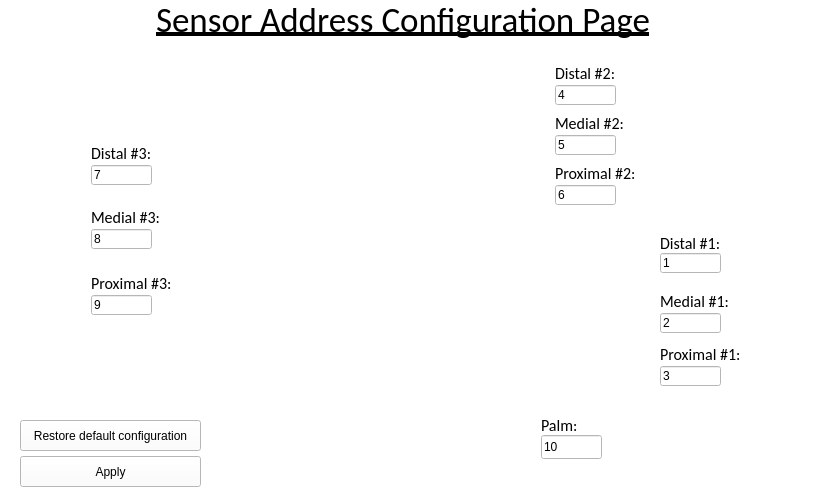
<?xml version="1.0" encoding="UTF-8"?>
<ui version="4.0">
 <class>AdressSettingWindow</class>
 <widget class="QWidget" name="AdressSettingWindow">
  <property name="geometry">
   <rect>
    <x>0</x>
    <y>0</y>
    <width>820</width>
    <height>500</height>
   </rect>
  </property>
  <property name="palette">
   <palette>
    <active>
     <colorrole role="WindowText">
      <brush brushstyle="SolidPattern">
       <color alpha="255">
        <red>0</red>
        <green>0</green>
        <blue>0</blue>
       </color>
      </brush>
     </colorrole>
     <colorrole role="Button">
      <brush brushstyle="SolidPattern">
       <color alpha="255">
        <red>255</red>
        <green>255</green>
        <blue>255</blue>
       </color>
      </brush>
     </colorrole>
     <colorrole role="Light">
      <brush brushstyle="SolidPattern">
       <color alpha="255">
        <red>255</red>
        <green>255</green>
        <blue>255</blue>
       </color>
      </brush>
     </colorrole>
     <colorrole role="Midlight">
      <brush brushstyle="SolidPattern">
       <color alpha="255">
        <red>255</red>
        <green>255</green>
        <blue>255</blue>
       </color>
      </brush>
     </colorrole>
     <colorrole role="Dark">
      <brush brushstyle="SolidPattern">
       <color alpha="255">
        <red>127</red>
        <green>127</green>
        <blue>127</blue>
       </color>
      </brush>
     </colorrole>
     <colorrole role="Mid">
      <brush brushstyle="SolidPattern">
       <color alpha="255">
        <red>170</red>
        <green>170</green>
        <blue>170</blue>
       </color>
      </brush>
     </colorrole>
     <colorrole role="Text">
      <brush brushstyle="SolidPattern">
       <color alpha="255">
        <red>0</red>
        <green>0</green>
        <blue>0</blue>
       </color>
      </brush>
     </colorrole>
     <colorrole role="BrightText">
      <brush brushstyle="SolidPattern">
       <color alpha="255">
        <red>255</red>
        <green>255</green>
        <blue>255</blue>
       </color>
      </brush>
     </colorrole>
     <colorrole role="ButtonText">
      <brush brushstyle="SolidPattern">
       <color alpha="255">
        <red>0</red>
        <green>0</green>
        <blue>0</blue>
       </color>
      </brush>
     </colorrole>
     <colorrole role="Base">
      <brush brushstyle="SolidPattern">
       <color alpha="255">
        <red>255</red>
        <green>255</green>
        <blue>255</blue>
       </color>
      </brush>
     </colorrole>
     <colorrole role="Window">
      <brush brushstyle="SolidPattern">
       <color alpha="255">
        <red>255</red>
        <green>255</green>
        <blue>255</blue>
       </color>
      </brush>
     </colorrole>
     <colorrole role="Shadow">
      <brush brushstyle="SolidPattern">
       <color alpha="255">
        <red>0</red>
        <green>0</green>
        <blue>0</blue>
       </color>
      </brush>
     </colorrole>
     <colorrole role="AlternateBase">
      <brush brushstyle="SolidPattern">
       <color alpha="255">
        <red>255</red>
        <green>255</green>
        <blue>255</blue>
       </color>
      </brush>
     </colorrole>
     <colorrole role="ToolTipBase">
      <brush brushstyle="SolidPattern">
       <color alpha="255">
        <red>255</red>
        <green>255</green>
        <blue>220</blue>
       </color>
      </brush>
     </colorrole>
     <colorrole role="ToolTipText">
      <brush brushstyle="SolidPattern">
       <color alpha="255">
        <red>0</red>
        <green>0</green>
        <blue>0</blue>
       </color>
      </brush>
     </colorrole>
    </active>
    <inactive>
     <colorrole role="WindowText">
      <brush brushstyle="SolidPattern">
       <color alpha="255">
        <red>0</red>
        <green>0</green>
        <blue>0</blue>
       </color>
      </brush>
     </colorrole>
     <colorrole role="Button">
      <brush brushstyle="SolidPattern">
       <color alpha="255">
        <red>255</red>
        <green>255</green>
        <blue>255</blue>
       </color>
      </brush>
     </colorrole>
     <colorrole role="Light">
      <brush brushstyle="SolidPattern">
       <color alpha="255">
        <red>255</red>
        <green>255</green>
        <blue>255</blue>
       </color>
      </brush>
     </colorrole>
     <colorrole role="Midlight">
      <brush brushstyle="SolidPattern">
       <color alpha="255">
        <red>255</red>
        <green>255</green>
        <blue>255</blue>
       </color>
      </brush>
     </colorrole>
     <colorrole role="Dark">
      <brush brushstyle="SolidPattern">
       <color alpha="255">
        <red>127</red>
        <green>127</green>
        <blue>127</blue>
       </color>
      </brush>
     </colorrole>
     <colorrole role="Mid">
      <brush brushstyle="SolidPattern">
       <color alpha="255">
        <red>170</red>
        <green>170</green>
        <blue>170</blue>
       </color>
      </brush>
     </colorrole>
     <colorrole role="Text">
      <brush brushstyle="SolidPattern">
       <color alpha="255">
        <red>0</red>
        <green>0</green>
        <blue>0</blue>
       </color>
      </brush>
     </colorrole>
     <colorrole role="BrightText">
      <brush brushstyle="SolidPattern">
       <color alpha="255">
        <red>255</red>
        <green>255</green>
        <blue>255</blue>
       </color>
      </brush>
     </colorrole>
     <colorrole role="ButtonText">
      <brush brushstyle="SolidPattern">
       <color alpha="255">
        <red>0</red>
        <green>0</green>
        <blue>0</blue>
       </color>
      </brush>
     </colorrole>
     <colorrole role="Base">
      <brush brushstyle="SolidPattern">
       <color alpha="255">
        <red>255</red>
        <green>255</green>
        <blue>255</blue>
       </color>
      </brush>
     </colorrole>
     <colorrole role="Window">
      <brush brushstyle="SolidPattern">
       <color alpha="255">
        <red>255</red>
        <green>255</green>
        <blue>255</blue>
       </color>
      </brush>
     </colorrole>
     <colorrole role="Shadow">
      <brush brushstyle="SolidPattern">
       <color alpha="255">
        <red>0</red>
        <green>0</green>
        <blue>0</blue>
       </color>
      </brush>
     </colorrole>
     <colorrole role="AlternateBase">
      <brush brushstyle="SolidPattern">
       <color alpha="255">
        <red>255</red>
        <green>255</green>
        <blue>255</blue>
       </color>
      </brush>
     </colorrole>
     <colorrole role="ToolTipBase">
      <brush brushstyle="SolidPattern">
       <color alpha="255">
        <red>255</red>
        <green>255</green>
        <blue>220</blue>
       </color>
      </brush>
     </colorrole>
     <colorrole role="ToolTipText">
      <brush brushstyle="SolidPattern">
       <color alpha="255">
        <red>0</red>
        <green>0</green>
        <blue>0</blue>
       </color>
      </brush>
     </colorrole>
    </inactive>
    <disabled>
     <colorrole role="WindowText">
      <brush brushstyle="SolidPattern">
       <color alpha="255">
        <red>127</red>
        <green>127</green>
        <blue>127</blue>
       </color>
      </brush>
     </colorrole>
     <colorrole role="Button">
      <brush brushstyle="SolidPattern">
       <color alpha="255">
        <red>255</red>
        <green>255</green>
        <blue>255</blue>
       </color>
      </brush>
     </colorrole>
     <colorrole role="Light">
      <brush brushstyle="SolidPattern">
       <color alpha="255">
        <red>255</red>
        <green>255</green>
        <blue>255</blue>
       </color>
      </brush>
     </colorrole>
     <colorrole role="Midlight">
      <brush brushstyle="SolidPattern">
       <color alpha="255">
        <red>255</red>
        <green>255</green>
        <blue>255</blue>
       </color>
      </brush>
     </colorrole>
     <colorrole role="Dark">
      <brush brushstyle="SolidPattern">
       <color alpha="255">
        <red>127</red>
        <green>127</green>
        <blue>127</blue>
       </color>
      </brush>
     </colorrole>
     <colorrole role="Mid">
      <brush brushstyle="SolidPattern">
       <color alpha="255">
        <red>170</red>
        <green>170</green>
        <blue>170</blue>
       </color>
      </brush>
     </colorrole>
     <colorrole role="Text">
      <brush brushstyle="SolidPattern">
       <color alpha="255">
        <red>127</red>
        <green>127</green>
        <blue>127</blue>
       </color>
      </brush>
     </colorrole>
     <colorrole role="BrightText">
      <brush brushstyle="SolidPattern">
       <color alpha="255">
        <red>255</red>
        <green>255</green>
        <blue>255</blue>
       </color>
      </brush>
     </colorrole>
     <colorrole role="ButtonText">
      <brush brushstyle="SolidPattern">
       <color alpha="255">
        <red>127</red>
        <green>127</green>
        <blue>127</blue>
       </color>
      </brush>
     </colorrole>
     <colorrole role="Base">
      <brush brushstyle="SolidPattern">
       <color alpha="255">
        <red>255</red>
        <green>255</green>
        <blue>255</blue>
       </color>
      </brush>
     </colorrole>
     <colorrole role="Window">
      <brush brushstyle="SolidPattern">
       <color alpha="255">
        <red>255</red>
        <green>255</green>
        <blue>255</blue>
       </color>
      </brush>
     </colorrole>
     <colorrole role="Shadow">
      <brush brushstyle="SolidPattern">
       <color alpha="255">
        <red>0</red>
        <green>0</green>
        <blue>0</blue>
       </color>
      </brush>
     </colorrole>
     <colorrole role="AlternateBase">
      <brush brushstyle="SolidPattern">
       <color alpha="255">
        <red>255</red>
        <green>255</green>
        <blue>255</blue>
       </color>
      </brush>
     </colorrole>
     <colorrole role="ToolTipBase">
      <brush brushstyle="SolidPattern">
       <color alpha="255">
        <red>255</red>
        <green>255</green>
        <blue>220</blue>
       </color>
      </brush>
     </colorrole>
     <colorrole role="ToolTipText">
      <brush brushstyle="SolidPattern">
       <color alpha="255">
        <red>0</red>
        <green>0</green>
        <blue>0</blue>
       </color>
      </brush>
     </colorrole>
    </disabled>
   </palette>
  </property>
  <property name="windowTitle">
   <string>Form</string>
  </property>
  <widget class="QLabel" name="label">
   <property name="geometry">
    <rect>
     <x>173</x>
     <y>85</y>
     <width>481</width>
     <height>371</height>
    </rect>
   </property>
   <property name="font">
    <font>
     <pointsize>7</pointsize>
    </font>
   </property>
   <property name="text">
    <string/>
   </property>
   <property name="pixmap">
    <pixmap resource="../images/images.qrc">:/AdressHand3.png</pixmap>
   </property>
   <property name="scaledContents">
    <bool>true</bool>
   </property>
  </widget>
  <widget class="QLineEdit" name="Distal1LineEdit">
   <property name="geometry">
    <rect>
     <x>660</x>
     <y>253</y>
     <width>61</width>
     <height>20</height>
    </rect>
   </property>
   <property name="text">
    <string>1</string>
   </property>
  </widget>
  <widget class="QLabel" name="label_2">
   <property name="geometry">
    <rect>
     <x>91</x>
     <y>145</y>
     <width>111</width>
     <height>16</height>
    </rect>
   </property>
   <property name="font">
    <font>
     <family>Calibri</family>
     <pointsize>12</pointsize>
    </font>
   </property>
   <property name="text">
    <string>Distal #3:</string>
   </property>
  </widget>
  <widget class="QLineEdit" name="Medial1LineEdit">
   <property name="geometry">
    <rect>
     <x>660</x>
     <y>313</y>
     <width>61</width>
     <height>20</height>
    </rect>
   </property>
   <property name="text">
    <string>2</string>
   </property>
  </widget>
  <widget class="QLabel" name="label_3">
   <property name="geometry">
    <rect>
     <x>91</x>
     <y>209</y>
     <width>111</width>
     <height>16</height>
    </rect>
   </property>
   <property name="font">
    <font>
     <family>Calibri</family>
     <pointsize>12</pointsize>
    </font>
   </property>
   <property name="text">
    <string>Medial #3:</string>
   </property>
  </widget>
  <widget class="QLineEdit" name="Proximal1LineEdit">
   <property name="geometry">
    <rect>
     <x>660</x>
     <y>366</y>
     <width>61</width>
     <height>20</height>
    </rect>
   </property>
   <property name="text">
    <string>3</string>
   </property>
  </widget>
  <widget class="QLabel" name="label_4">
   <property name="geometry">
    <rect>
     <x>91</x>
     <y>275</y>
     <width>121</width>
     <height>16</height>
    </rect>
   </property>
   <property name="font">
    <font>
     <family>Calibri</family>
     <pointsize>12</pointsize>
    </font>
   </property>
   <property name="text">
    <string>Proximal #3:</string>
   </property>
  </widget>
  <widget class="QLineEdit" name="PalmLineEdit">
   <property name="geometry">
    <rect>
     <x>541</x>
     <y>435</y>
     <width>61</width>
     <height>24</height>
    </rect>
   </property>
   <property name="text">
    <string>10</string>
   </property>
  </widget>
  <widget class="QLabel" name="label_5">
   <property name="geometry">
    <rect>
     <x>541</x>
     <y>415</y>
     <width>111</width>
     <height>20</height>
    </rect>
   </property>
   <property name="font">
    <font>
     <family>Calibri</family>
     <pointsize>12</pointsize>
    </font>
   </property>
   <property name="text">
    <string>Palm:</string>
   </property>
  </widget>
  <widget class="QLineEdit" name="Proximal3LineEdit">
   <property name="geometry">
    <rect>
     <x>91</x>
     <y>295</y>
     <width>61</width>
     <height>20</height>
    </rect>
   </property>
   <property name="text">
    <string>9</string>
   </property>
  </widget>
  <widget class="QLabel" name="label_6">
   <property name="geometry">
    <rect>
     <x>660</x>
     <y>346</y>
     <width>131</width>
     <height>16</height>
    </rect>
   </property>
   <property name="font">
    <font>
     <family>Calibri</family>
     <pointsize>12</pointsize>
    </font>
   </property>
   <property name="text">
    <string>Proximal #1:</string>
   </property>
  </widget>
  <widget class="QLineEdit" name="Medial3LineEdit">
   <property name="geometry">
    <rect>
     <x>91</x>
     <y>229</y>
     <width>61</width>
     <height>20</height>
    </rect>
   </property>
   <property name="text">
    <string>8</string>
   </property>
  </widget>
  <widget class="QLabel" name="label_7">
   <property name="geometry">
    <rect>
     <x>660</x>
     <y>293</y>
     <width>111</width>
     <height>16</height>
    </rect>
   </property>
   <property name="font">
    <font>
     <family>Calibri</family>
     <pointsize>12</pointsize>
    </font>
   </property>
   <property name="text">
    <string>Medial #1:</string>
   </property>
  </widget>
  <widget class="QLineEdit" name="Distal3LineEdit">
   <property name="geometry">
    <rect>
     <x>91</x>
     <y>165</y>
     <width>61</width>
     <height>20</height>
    </rect>
   </property>
   <property name="text">
    <string>7</string>
   </property>
  </widget>
  <widget class="QLabel" name="label_8">
   <property name="geometry">
    <rect>
     <x>660</x>
     <y>233</y>
     <width>111</width>
     <height>20</height>
    </rect>
   </property>
   <property name="font">
    <font>
     <family>Calibri</family>
     <pointsize>12</pointsize>
    </font>
   </property>
   <property name="text">
    <string>Distal #1:</string>
   </property>
  </widget>
  <widget class="QLineEdit" name="Proximal2LineEdit">
   <property name="geometry">
    <rect>
     <x>555</x>
     <y>185</y>
     <width>61</width>
     <height>20</height>
    </rect>
   </property>
   <property name="text">
    <string>6</string>
   </property>
  </widget>
  <widget class="QLabel" name="label_9">
   <property name="geometry">
    <rect>
     <x>555</x>
     <y>165</y>
     <width>121</width>
     <height>16</height>
    </rect>
   </property>
   <property name="font">
    <font>
     <family>Calibri</family>
     <pointsize>12</pointsize>
    </font>
   </property>
   <property name="text">
    <string>Proximal #2:</string>
   </property>
  </widget>
  <widget class="QLabel" name="label_10">
   <property name="geometry">
    <rect>
     <x>555</x>
     <y>115</y>
     <width>111</width>
     <height>16</height>
    </rect>
   </property>
   <property name="font">
    <font>
     <family>Calibri</family>
     <pointsize>12</pointsize>
    </font>
   </property>
   <property name="text">
    <string>Medial #2:</string>
   </property>
  </widget>
  <widget class="QLineEdit" name="Medial2LineEdit">
   <property name="geometry">
    <rect>
     <x>555</x>
     <y>135</y>
     <width>61</width>
     <height>20</height>
    </rect>
   </property>
   <property name="text">
    <string>5</string>
   </property>
  </widget>
  <widget class="QLabel" name="label_11">
   <property name="geometry">
    <rect>
     <x>555</x>
     <y>65</y>
     <width>111</width>
     <height>16</height>
    </rect>
   </property>
   <property name="font">
    <font>
     <family>Calibri</family>
     <pointsize>12</pointsize>
    </font>
   </property>
   <property name="text">
    <string>Distal #2:</string>
   </property>
  </widget>
  <widget class="QLineEdit" name="Distal2LineEdit">
   <property name="geometry">
    <rect>
     <x>555</x>
     <y>85</y>
     <width>61</width>
     <height>20</height>
    </rect>
   </property>
   <property name="text">
    <string>4</string>
   </property>
  </widget>
  <widget class="QLabel" name="label_12">
   <property name="geometry">
    <rect>
     <x>156</x>
     <y>-16</y>
     <width>501</width>
     <height>71</height>
    </rect>
   </property>
   <property name="font">
    <font>
     <family>Calibri</family>
     <pointsize>26</pointsize>
     <weight>50</weight>
     <bold>false</bold>
     <underline>true</underline>
    </font>
   </property>
   <property name="text">
    <string>Sensor Address Configuration Page</string>
   </property>
  </widget>
  <widget class="QPushButton" name="RestoreDefaultConfigurationPushButton">
   <property name="geometry">
    <rect>
     <x>20</x>
     <y>420</y>
     <width>181</width>
     <height>31</height>
    </rect>
   </property>
   <property name="font">
    <font>
     <pointsize>9</pointsize>
    </font>
   </property>
   <property name="text">
    <string>Restore default configuration</string>
   </property>
  </widget>
  <widget class="QPushButton" name="ApplyConfigurationPushButton">
   <property name="geometry">
    <rect>
     <x>20</x>
     <y>456</y>
     <width>181</width>
     <height>31</height>
    </rect>
   </property>
   <property name="font">
    <font>
     <pointsize>9</pointsize>
    </font>
   </property>
   <property name="text">
    <string>Apply</string>
   </property>
  </widget>
 </widget>
 <resources>
  <include location="../images/images.qrc"/>
 </resources>
 <connections/>
</ui>
